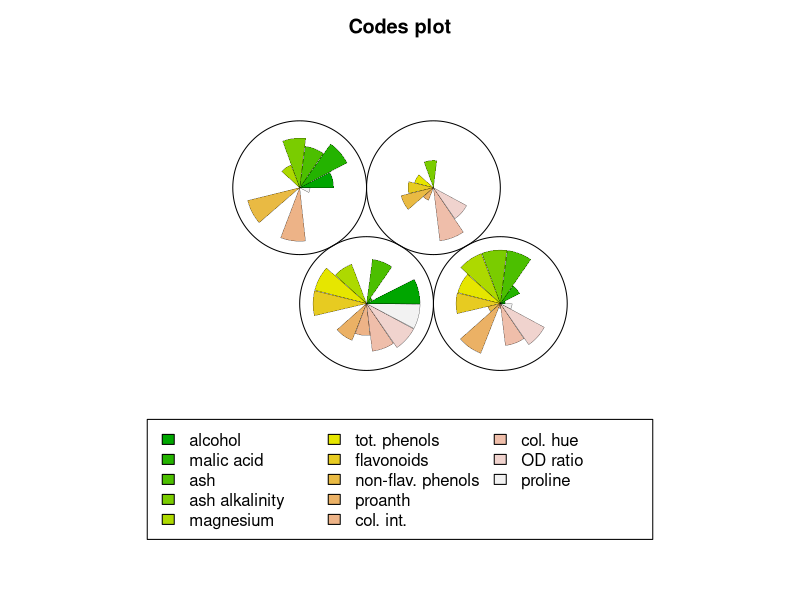
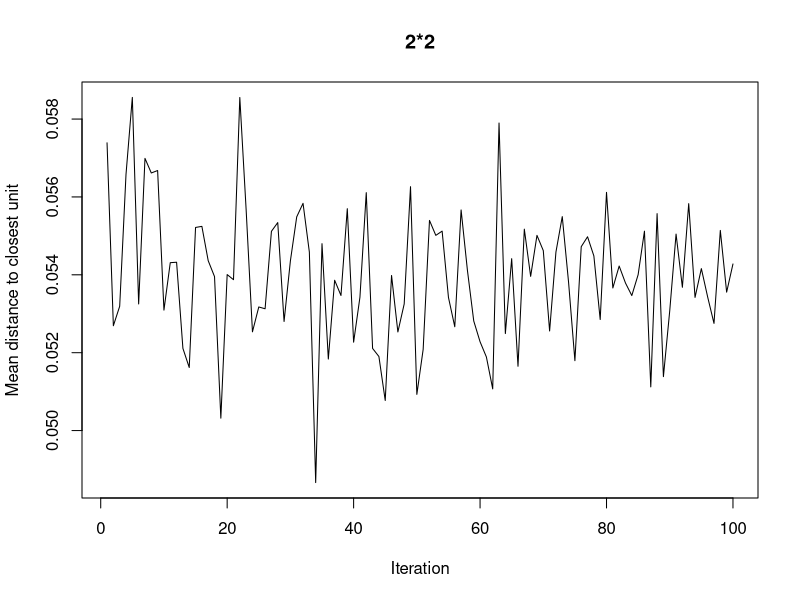
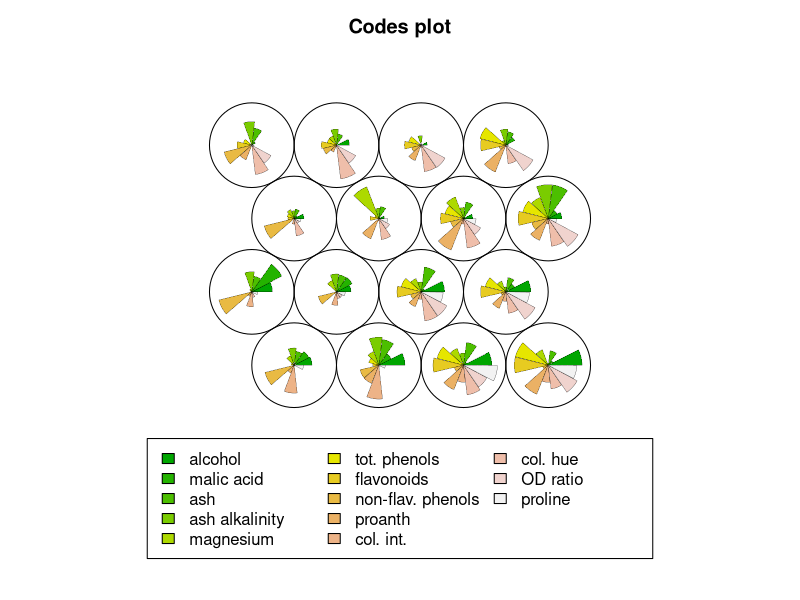
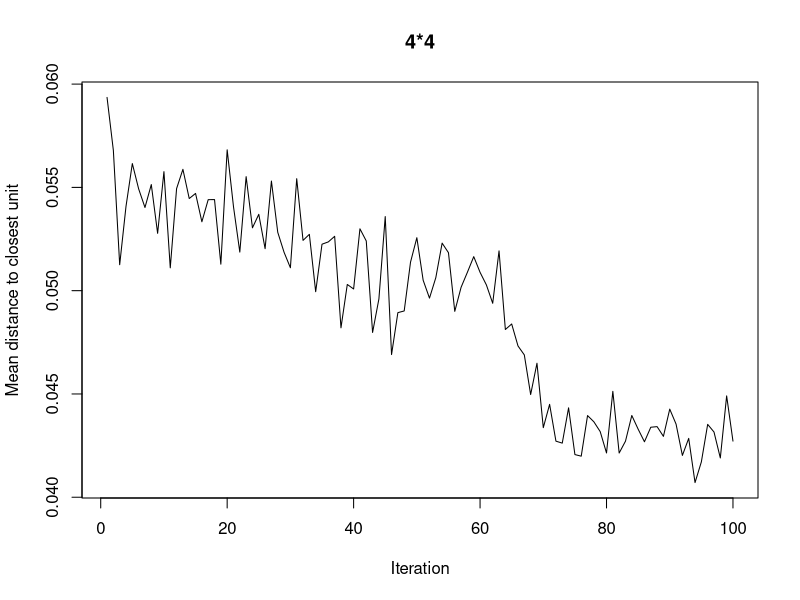
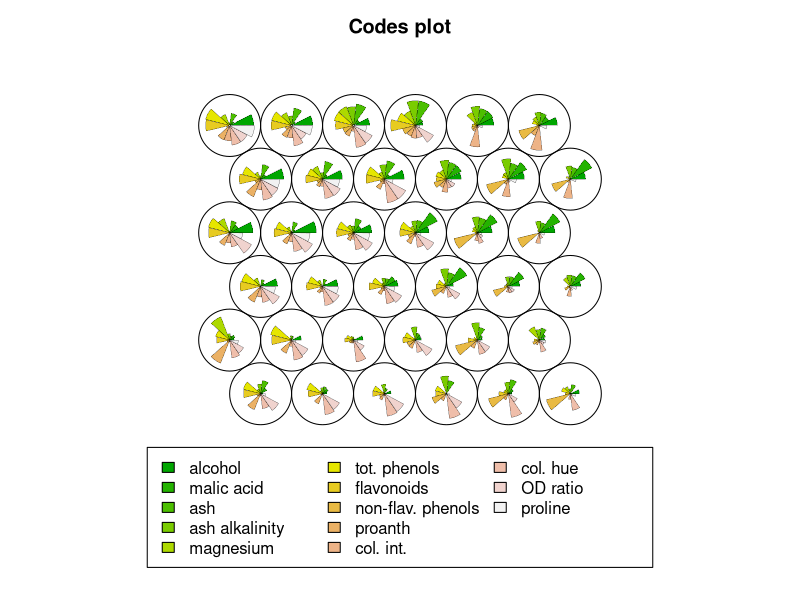
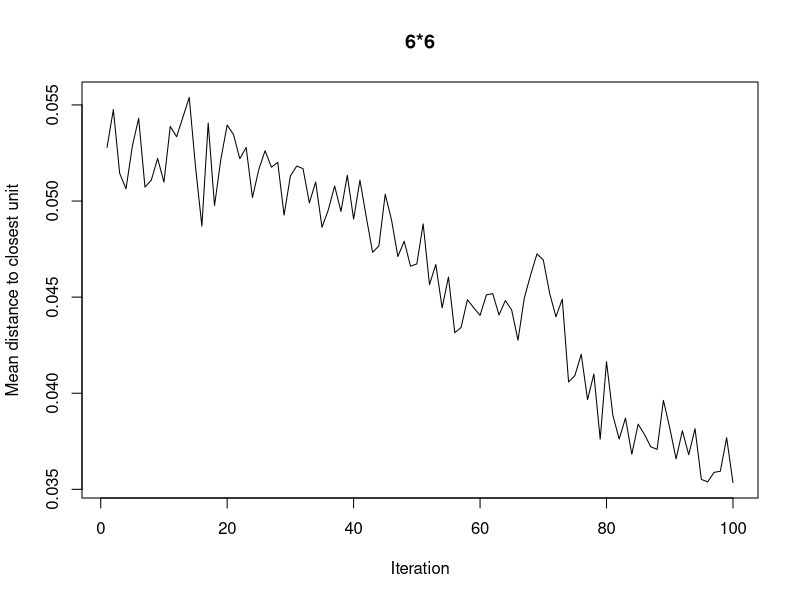
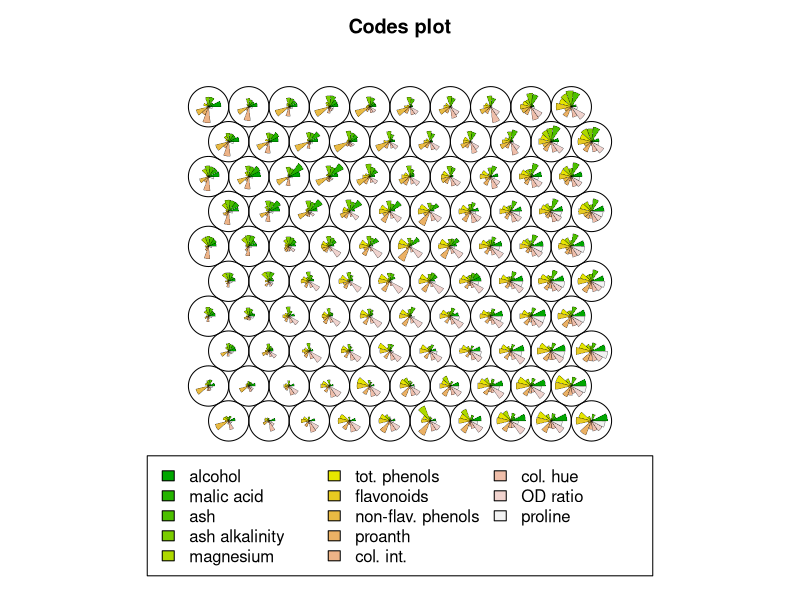
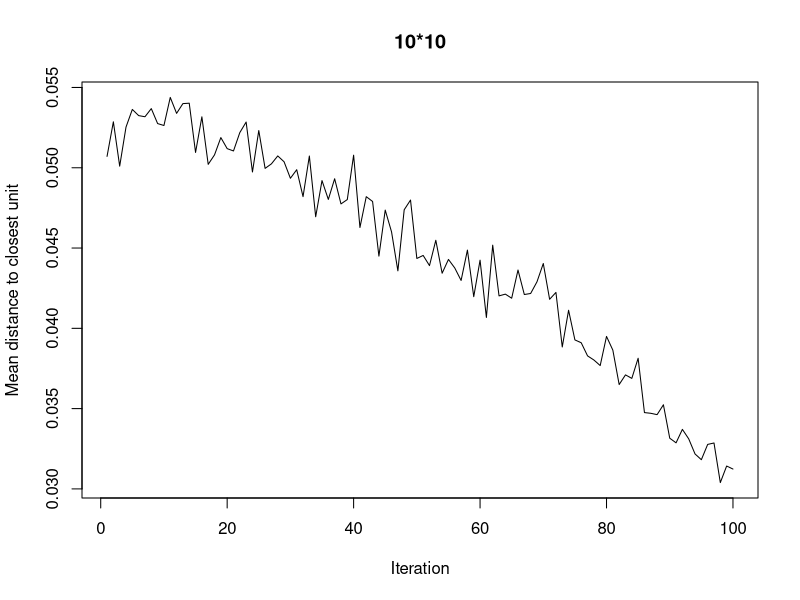

The R source for these figures, in order:
rm(list = ls())

# import
library("kohonen")
data("wines")
head(wines)

# 2*2 
mygrid = somgrid(2,2,"hexagonal")
som.wines = som(scale(wines), grid = mygrid)
som.wines
dim(getCodes(som.wines))
plot(som.wines)

par(mfrow = c(1,1))
plot(som.wines, type = "changes", main = "2*2")

# 4*4
mygrid = somgrid(4,4,"hexagonal")
som.wines = som(scale(wines), grid = mygrid)
som.wines
dim(getCodes(som.wines))
plot(som.wines)

par(mfrow = c(1,1))
plot(som.wines, type = "changes", main = "4*4")

# 6*6
mygrid = somgrid(6,6,"hexagonal")
som.wines = som(scale(wines), grid = mygrid)
som.wines
dim(getCodes(som.wines))
plot(som.wines)

par(mfrow = c(1,1))
plot(som.wines, type = "changes", main = "6*6")

# 10*10
mygrid = somgrid(10,10,"hexagonal")
som.wines = som(scale(wines), grid = mygrid)
som.wines
dim(getCodes(som.wines))
plot(som.wines)

par(mfrow = c(1,1))
plot(som.wines, type = "changes", main = "10*10")

# Use vintages data set
training = sample(nrow(wines), 150)
Xtraining = scale(wines[training,])
Xtest = scale(wines[-training,],center = attr(Xtraining, "scaled:center"),scale = attr(Xtraining, "scaled:scale"))
trainingdata = list(measurements = Xtraining, vintages = vintages[training])
testdata = list(measurements = Xtest, vintages = vintages[-training])

pred <- c()
grid <- c(2,3,4,5,6,7,8,9,10)
for (i in grid){
  mygrid = somgrid(i,i,"hexagonal") 
  som.wines = supersom(trainingdata, grid = mygrid)
  som.prediction = predict(som.wines, newdata = testdata)
  res <- sum(diag(table(vintages[-training], som.prediction$predictions[["vintages"]])))/length(testdata$vintages)
  pred <- c(pred,res)}
data.frame(grid,pred)
